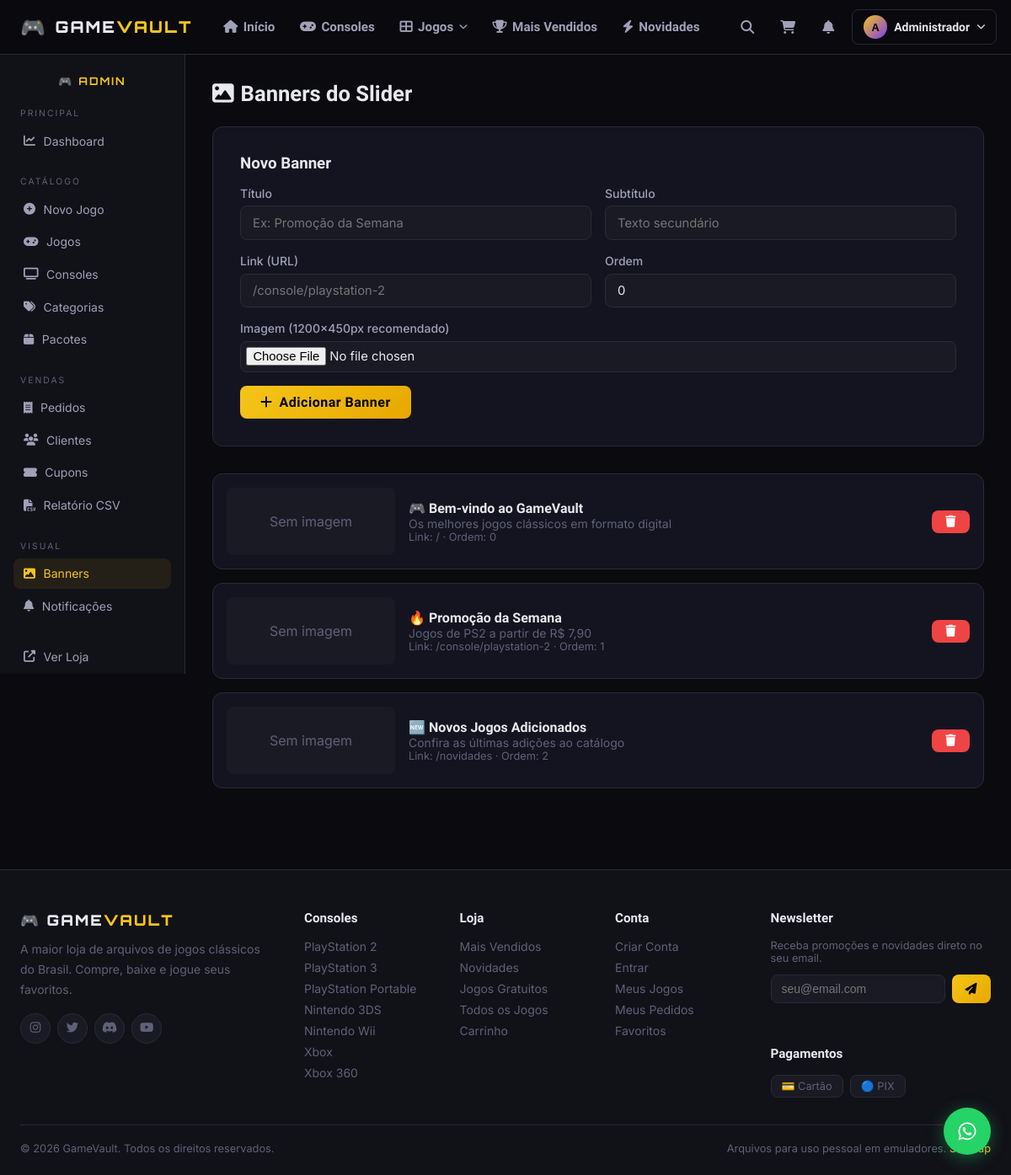
Page /admin/banners (signed in) on the committed database.
### tables this page shows
CREATE TABLE users (
        id INTEGER PRIMARY KEY AUTOINCREMENT,
        name TEXT NOT NULL,
        email TEXT UNIQUE NOT NULL,
        password_hash TEXT NOT NULL,
        avatar TEXT DEFAULT '',
        is_admin INTEGER DEFAULT 0,
        points INTEGER DEFAULT 0,
        newsletter INTEGER DEFAULT 1,
        created_at TEXT DEFAULT (datetime('now')),
        last_login TEXT
    );

CREATE TABLE banners (
        id INTEGER PRIMARY KEY AUTOINCREMENT,
        title TEXT NOT NULL,
        subtitle TEXT DEFAULT '',
        image TEXT DEFAULT '',
        link TEXT DEFAULT '',
        active INTEGER DEFAULT 1,
        sort_order INTEGER DEFAULT 0
    );

CREATE TABLE consoles (
        id INTEGER PRIMARY KEY AUTOINCREMENT,
        name TEXT UNIQUE NOT NULL,
        slug TEXT UNIQUE NOT NULL,
        banner TEXT DEFAULT '',
        icon TEXT DEFAULT '',
        sort_order INTEGER DEFAULT 0,
        active INTEGER DEFAULT 1
    );

### app.py (the view, shortened to what this page needs)
@app.route('/admin/banners', methods=['GET','POST'])
@admin_required
def admin_banners():
    db = get_db()
    banners = db.execute("SELECT * FROM banners ORDER BY sort_order").fetchall()
    return render_template('admin/banners.html', banners=banners)

### app.py (called while the page is built)
def get_db():
    if 'db' not in g:
        g.db = sqlite3.connect(DB_PATH)
        g.db.row_factory = sqlite3.Row
        g.db.execute("PRAGMA journal_mode=WAL")
        g.db.execute("PRAGMA foreign_keys=ON")
    return g.db

def admin_required(f):
    @wraps(f)
    def decorated(*args, **kwargs):
        if 'user_id' not in session:
            return redirect(url_for('login'))
        db = get_db()
        user = db.execute("SELECT is_admin FROM users WHERE id=?", (session['user_id'],)).fetchone()
        if not user or not user['is_admin']:
            abort(403)
        return f(*args, **kwargs)
    return decorated

def current_user():
    if 'user_id' not in session:
        return None
    return get_db().execute("SELECT * FROM users WHERE id=?", (session['user_id'],)).fetchone()

@app.context_processor
def inject_globals():
    db = get_db()
    consoles = db.execute("SELECT * FROM consoles WHERE active=1 ORDER BY sort_order").fetchall()
    user = current_user()
    notif_count = 0
    cart = session.get('cart', [])
    if user:
        notif_count = db.execute(
            "SELECT COUNT(*) FROM notifications WHERE user_id=? AND read=0",
            (user['id'],)
        ).fetchone()[0]
    return dict(
        consoles=consoles,
        current_user=user,
        notif_count=notif_count,
        cart_count=len(cart),
        now=datetime.datetime.now()
    )

### templates/admin/banners.html (shortened to what this page needs)
{% extends "base.html" %}
{% block content %}
<div class="admin-layout">
  {% include "admin/sidebar.html" %}
  <div class="admin-content">
    <div class="admin-page-title"><i class="fas fa-image"></i> Banners do Slider</div>
    <div class="form-card form-card-wide" style="margin-bottom:2rem">
      <h3 style="font-family:var(--font-heading);font-weight:700;margin-bottom:1rem">Novo Banner</h3>
      <form method="post" enctype="multipart/form-data">
        <div class="form-row">
          <div class="form-group"><label class="form-label">Título</label><input type="text" name="title" class="form-input" required placeholder="Ex: Promoção da Semana"></div>
          <div class="form-group"><label class="form-label">Subtítulo</label><input type="text" name="subtitle" class="form-input" placeholder="Texto secundário"></div>
        </div>
        <div class="form-row">
          <div class="form-group"><label class="form-label">Link (URL)</label><input type="text" name="link" class="form-input" placeholder="/console/playstation-2"></div>
          <div class="form-group"><label class="form-label">Ordem</label><input type="number" name="sort_order" class="form-input" value="0" min="0"></div>
        </div>
        <div class="form-group">
          <label class="form-label">Imagem (1200x450px recomendado)</label>
          <input type="file" name="image" accept="image/*" class="form-input" style="padding:0.4rem">
        </div>
        <button type="submit" class="btn btn-gold"><i class="fas fa-plus"></i> Adicionar Banner</button>
      </form>
    </div>
    <div style="display:grid;gap:1rem">
      {% for b in banners %}
      <div style="background:var(--card);border:1px solid var(--border);border-radius:var(--radius);padding:1rem;display:flex;gap:1rem;align-items:center">
        {% if b.image %}
        <img src="{{ url_for('static', filename='uploads/banners/'+b.image) }}" alt="" style="height:80px;border-radius:var(--radius-sm);object-fit:cover;width:200px">
        {% else %}
        <div style="width:200px;height:80px;background:var(--bg3);border-radius:var(--radius-sm);display:flex;align-items:center;justify-content:center;color:var(--text3)">Sem imagem</div>
        {% endif %}
        <div style="flex:1">
          <div style="font-family:var(--font-heading);font-weight:700">{{ b.title }}</div>
          <div style="font-size:0.875rem;color:var(--text3)">{{ b.subtitle }}</div>
          <div style="font-size:0.8rem;color:var(--text3)">Link: {{ b.link or '/' }} · Ordem: {{ b.sort_order }}</div>
        </div>
        <form method="post">
          <button type="submit" class="btn btn-danger btn-sm" data-confirm="Deletar banner '{{ b.title }}'?">
            <i class="fas fa-trash"></i>
          </button>
        </form>
      </div>
      {% else %}
      <p style="color:var(--text3)">Nenhum banner cadastrado.</p>
      {% endfor %}
    </div>
  </div>
</div>
{% endblock %}

### templates/base.html (shortened to what this page needs)
<!DOCTYPE html>
<html lang="pt-BR" data-theme="dark">
<head>
<link rel="stylesheet" href="https://cdnjs.cloudflare.com/ajax/libs/font-awesome/6.5.0/css/all.min.css">
<link rel="stylesheet" href="{{ url_for('static', filename='css/style.css') }}">
</head>
<body class="{% block body_class %}{% endblock %}">
<nav class="navbar" id="navbar">
  <div class="nav-container">
    <a href="{{ url_for('index') }}" class="nav-logo">
      <span class="logo-icon">🎮</span>
      <span class="logo-text">GAME<span class="logo-gold">VAULT</span></span>
    </a>
    <div class="nav-links" id="navLinks">
      <a href="{{ url_for('index') }}" class="nav-link {% if request.endpoint=='index' %}active{% endif %}">
        <i class="fas fa-home"></i> Início
      </a>
      <a href="{{ url_for('consoles_page') }}" class="nav-link {% if request.endpoint=='consoles_page' %}active{% endif %}">
        <i class="fas fa-gamepad"></i> Consoles
      </a>
      <div class="nav-dropdown">
        <span class="nav-link has-dropdown">
          <i class="fas fa-th-large"></i> Jogos <i class="fas fa-chevron-down tiny"></i>
        </span>
      </div>
      <a href="{{ url_for('bestsellers') }}" class="nav-link {% if request.endpoint=='bestsellers' %}active{% endif %}">
        <i class="fas fa-trophy"></i> Mais Vendidos
      </a>
      <a href="{{ url_for('novidades') }}" class="nav-link {% if request.endpoint=='novidades' %}active{% endif %}">
        <i class="fas fa-bolt"></i> Novidades
      </a>
    </div>
    <div class="nav-actions">
      <button class="nav-icon-btn" id="searchToggle" title="Buscar">
        <i class="fas fa-search"></i>
      </button>
      <a href="{{ url_for('cart') }}" class="nav-icon-btn cart-btn" title="Carrinho">
        <i class="fas fa-shopping-cart"></i>
      </a>
      {% if current_user %}
      <div class="nav-notif" id="notifDropdown">
        <button class="nav-icon-btn notif-btn" title="Notificações">
          <i class="fas fa-bell"></i>
        </button>
      </div>
      <div class="nav-user">
        <button class="nav-user-btn">
          {% if current_user.avatar %}
          <img src="{{ url_for('static', filename='uploads/avatars/'+current_user.avatar) }}" alt="Avatar" class="user-avatar-small">
          {% else %}
          <div class="user-initials">{{ current_user.name[0].upper() }}</div>
          {% endif %}
          <span class="user-name-short">{{ current_user.name.split()[0] }}</span>
          <i class="fas fa-chevron-down tiny"></i>
        </button>
      </div>
      {% else %}
      <a href="{{ url_for('login') }}" class="btn btn-outline btn-sm">Entrar</a>
      <a href="{{ url_for('register') }}" class="btn btn-gold btn-sm">Cadastrar</a>
      {% endif %}
      <button class="nav-icon-btn theme-toggle" id="themeToggle" title="Alternar tema">
      </button>
    </div>
  </div>
</nav>
<main id="main-content">
  {% block content %}{% endblock %}
</main>
<footer class="footer">
  <div class="footer-container">
    <div class="footer-grid">
      <div class="footer-brand">
        <div class="footer-logo">🎮 GAME<span>VAULT</span></div>
        <p>A maior loja de arquivos de jogos clássicos do Brasil. Compre, baixe e jogue seus favoritos.</p>
        <div class="footer-social">
          <a href="#" class="social-btn"><i class="fab fa-instagram"></i></a>
          <a href="#" class="social-btn"><i class="fab fa-twitter"></i></a>
          <a href="#" class="social-btn"><i class="fab fa-discord"></i></a>
          <a href="#" class="social-btn"><i class="fab fa-youtube"></i></a>
        </div>
      </div>
      <div class="footer-col">
        <h4>Consoles</h4>
        {% for console in consoles %}
        <a href="{{ url_for('console_page', slug=console.slug) }}">{{ console.name }}</a>
        {% endfor %}
      </div>
      <div class="footer-col">
        <h4>Loja</h4>
        <a href="{{ url_for('bestsellers') }}">Mais Vendidos</a>
        <a href="{{ url_for('novidades') }}">Novidades</a>
        <a href="{{ url_for('free_games') }}">Jogos Gratuitos</a>
        <a href="{{ url_for('all_games') }}">Todos os Jogos</a>
        <a href="{{ url_for('cart') }}">Carrinho</a>
      </div>
      <div class="footer-col">
        <h4>Conta</h4>
        <a href="{{ url_for('register') }}">Criar Conta</a>
        <a href="{{ url_for('login') }}">Entrar</a>
        <a href="{{ url_for('my_account') }}">Meus Jogos</a>
        <a href="{{ url_for('my_account') }}#orders">Meus Pedidos</a>
        <a href="{{ url_for('my_account') }}#wishlist">Favoritos</a>
      </div>
      <div class="footer-col">
        <h4>Newsletter</h4>
        <p class="footer-newsletter-text">Receba promoções e novidades direto no seu email.</p>
        <form class="footer-newsletter" id="footerNewsletter">
          <input type="email" placeholder="seu@email.com" required id="newsletterEmail">
          <button type="submit" class="btn btn-gold btn-sm">
            <i class="fas fa-paper-plane"></i>
          </button>
        </form>
        <div id="newsletterMsg" class="newsletter-msg"></div>
        <h4 style="margin-top:1.5rem">Pagamentos</h4>
        <div class="payment-icons">
          <span class="pay-icon">💳 Cartão</span>
          <span class="pay-icon">🔵 PIX</span>
        </div>
      </div>
    </div>
    <div class="footer-bottom">
      <p>© {{ now.year }} GameVault. Todos os direitos reservados.</p>
      <p>Arquivos para uso pessoal em emuladores. <a href="{{ url_for('sitemap') }}">Sitemap</a></p>
    </div>
  </div>
</footer>
<a href="https://wa.me/5500000000000?text=Olá!%20Preciso%20de%20ajuda%20no%20GameVault"
   class="whatsapp-float" target="_blank" title="Suporte via WhatsApp">
  <i class="fab fa-whatsapp"></i>
</a>
</body>
</html>

### rows in the picture
users: name "A", name "Administrador"
banners: image "Sem imagem", title "🎮 Bem-vindo ao GameVault", subtitle "Os melhores jogos clássicos em formato digital", link "/", sort_order "0"
banners: image "Sem imagem", title "🔥 Promoção da Semana", subtitle "Jogos de PS2 a partir de R$ 7,90", link "/console/playstation-2", sort_order "1"
banners: image "Sem imagem", title "🆕 Novos Jogos Adicionados", subtitle "Confira as últimas adições ao catálogo", link "/novidades", sort_order "2"
consoles: name "PlayStation 2"
consoles: name "PlayStation 3"
consoles: name "PlayStation Portable"
consoles: name "Nintendo 3DS"
consoles: name "Nintendo Wii"
consoles: name "Xbox"
consoles: name "Xbox 360"
